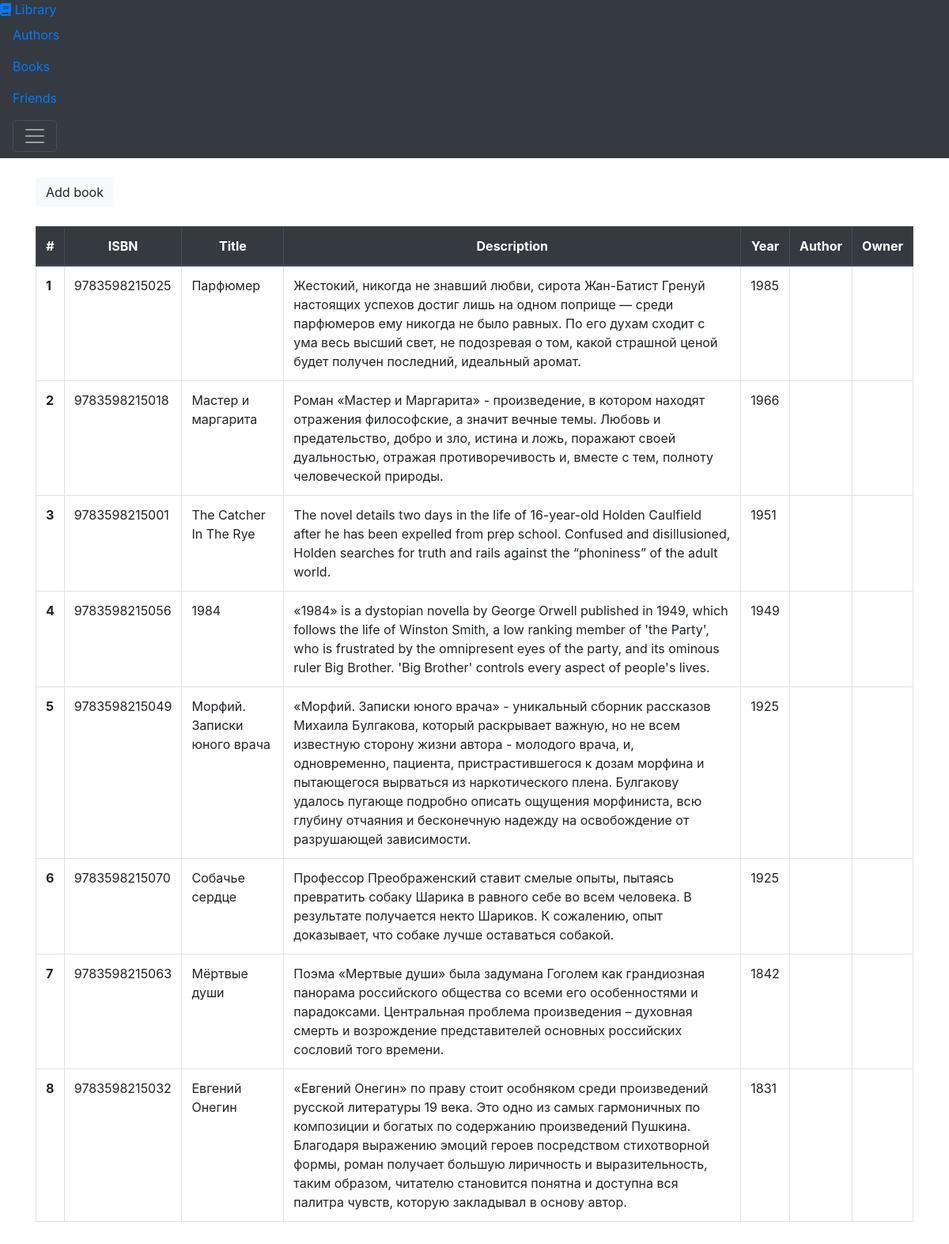
The page /book/ on the database as committed earlier.
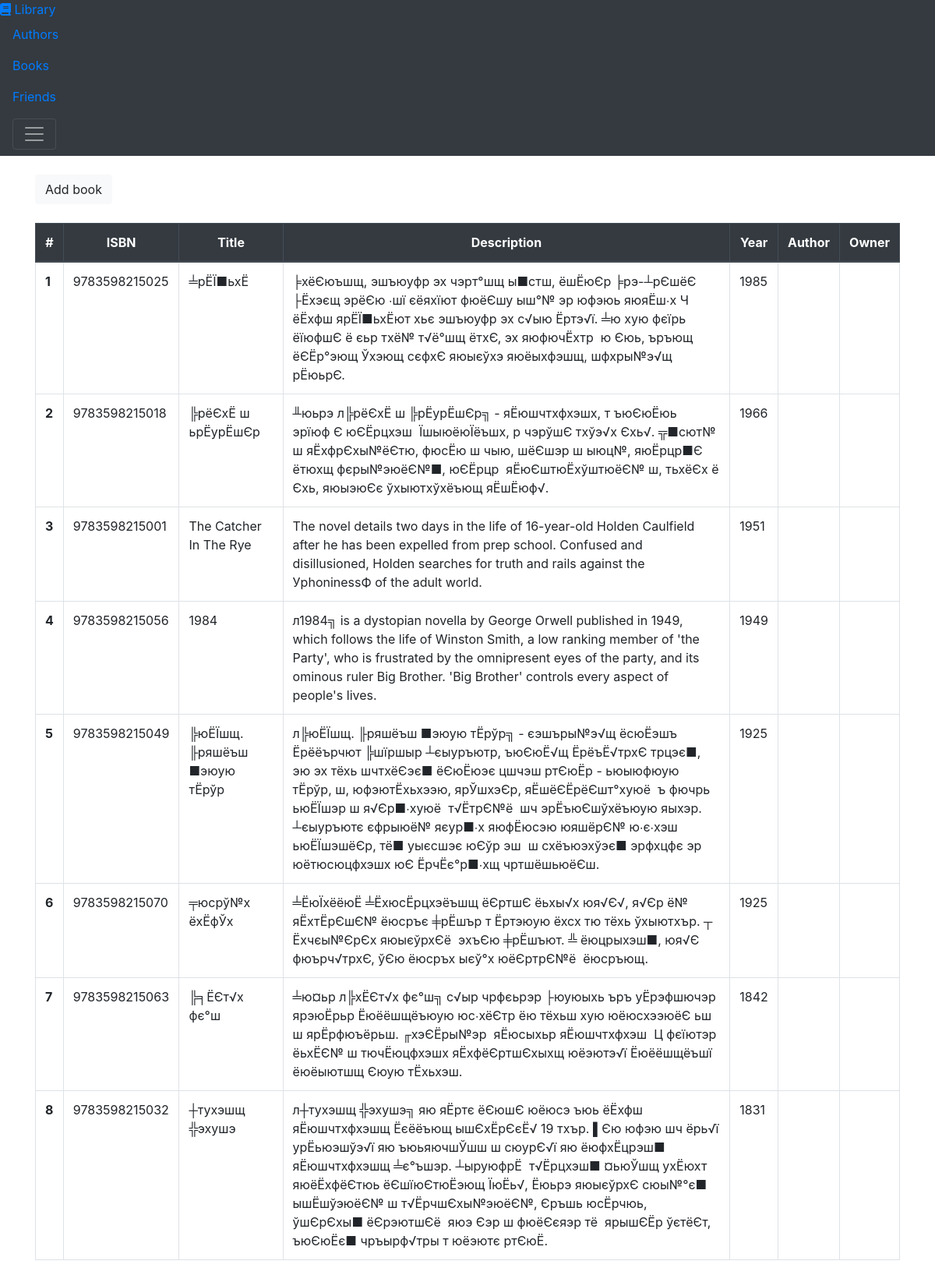
The same page on the database as committed later.
### library/models.py (models this page shows, shortened)
class Book(models.Model):
    ISBN = models.CharField(max_length=13)
    title = models.CharField(max_length=50)
    description = models.TextField()
    year_release = models.SmallIntegerField()
    author = models.ForeignKey(
        Author,
        on_delete=models.CASCADE,
        null=True
    )
    current_owner = models.ForeignKey(
        Friend,
        on_delete=models.SET_NULL,
        null=True,
        blank=True
    )
    class Meta:
        verbose_name = 'Книга'
        verbose_name_plural = 'Книги'

### library/views.py (the view)
class BookList(ObjectListMixin, ListView):
    model = Book
    template_name = 'book/book_list.html'
    ordering = '-year_release'

### library/utils.py (called while the page is built)
    def get_context_data(self, **kwargs):
        context = super().get_context_data(**kwargs)
        standart_data = {
            'title': self.model.__name__.lower() + 's',
            'model': self.model.__name__.lower()
        }
        context.update(standart_data)
        context.update(self.data)
        return context

### library/templates/book/book_list.html
{% extends 'table_display.html' %}
{% block tablehead %}
    <th scope="col">ISBN</th>
    <th scope="col">Title</th>
    <th scope="col">Description</th>
    <th scope="col">Year</th>
    <th scope="col">Author</th>
    <th scope="col">Owner</th>
{% endblock %}
{% block tablebody %}
    <td>{{ object.ISBN }}</td>
    <td>{{ object.title }}</td>
    <td>{{ object.description }}</td>
    <td>{{ object.year_release }}</td>
    <td>{{ object.author.full_name }}</td>
    <td>{{ object.current_owner.full_name }}</td>
{% endblock %}

### library/templates/table_display.html (shortened to what this page needs)
{% extends 'index.html' %}
{% block content %}
{% with 'library:'|add:model|add:'_create' as form_url %}
    <a href="{% url form_url %}">
        <button class="btn btn-light mb-4">Add {{ model }}</button>
    </a>
{% endwith %}
<table class="table table-hover table-bordered">
    <thead class="thead-dark text-center">
        <tr>
            <th scope="col">#</th>
            {% block tablehead %}{% endblock %}
        </tr>
    </thead>
    <tbody>
        {% for object in object_list %}
            <tr>
                <th scope="row">{{ forloop.counter }}</th>
                {% block tablebody %}{% endblock %}
            </tr>
        {% endfor %}
    </tbody>
</table>
{% endblock %}

### library/templates/index.html (shortened to what this page needs)
<!DOCTYPE html>
{% load staticfiles %}
<html lang="ru">
<head>
    <link rel="stylesheet" href="https://stackpath.bootstrapcdn.com/bootstrap/4.4.1/css/bootstrap.min.css">
    <link rel="stylesheet" href="https://cdnjs.cloudflare.com/ajax/libs/jasny-bootstrap/4.0.0/css/jasny-bootstrap.min.css">
</head>
<body>
    <nav
      class="navmenu navmenu-inverse navmenu-fixed-left offcanvas"
      id="navmenu" role="navigation" style="background-color: #343A40;"
    >
      <a class="navmenu-brand" href="{% url 'library:home' %}">
          <i class="fas fa-book"></i>
          Library
      </a>
      <ul class="nav navmenu-nav flex-column">
        <li class="nav-item">
            <a class="nav-link" href="{% url 'library:author_list' %}">Authors</a>
        </li>
        <li class="nav-item">
            <a class="nav-link" href="{% url 'library:book_list' %}">Books</a>
        </li>
        <li class="nav-item">
            <a class="nav-link" href="{% url 'library:friend_list' %}">Friends</a>
        </li>
      </ul>
    </nav>
    <header class="navbar navbar-dark bg-dark sticky-top">
      <button class="navbar-toggler" data-toggle="offcanvas" data-target="#navmenu">
        <span class="navbar-toggler-icon"></span>
      </button>
    </header>
    <div class="container py-4">
      {% block content %}{% endblock %}
    </div>
</body>
</html>

### library/templates/table_display.html (style rules this page uses)
.table thead th { vertical-align: middle; }

Rows that differ between the two databases and show on the page:
changed Book: title "Парфюмер" → "╧рЁЇ■ьхЁ"; description "Жестокий, никогда не знавший любви, сирота Жан-Батист Гренуй настоящих успехов достиг лишь на одном поприще — среди парфюмеров ему никогда не было равных. По его духам сходит с ума весь высший свет, не подозревая о том, какой страшной ценой будет получен последний, идеальный аромат." → "╞хёЄюъшщ, эшъюуфр эх чэрт°шщ ы■стш, ёшЁюЄр ╞рэ-┴рЄшёЄ ├Ёхэєщ эрёЄю ∙шї єёяхїют фюёЄшу ыш°№ эр юфэюь яюяЁш∙х Ч ёЁхфш ярЁЇ■ьхЁют хьє эшъюуфр эх с√ыю Ёртэ√ї. ╧ю хую фєїрь ёїюфшЄ ё єьр тхё№ т√ё°шщ ётхЄ, эх яюфючЁхтр ю Єюь, ъръющ ёЄЁр°эющ Ўхэющ сєфхЄ яюыєўхэ яюёыхфэшщ, шфхры№э√щ рЁюьрЄ."
changed Book: title "Мастер и маргарита" → "╠рёЄхЁ ш ьрЁурЁшЄр"; description "Роман «Мастер и Маргарита» - произведение, в котором находят отражения философские, а значит вечные темы. Любовь и предательство, добро и зло, истина и ложь, поражают своей дуальностью, отражая противоречивость и, вместе с тем, полноту человеческой природы." → "╨юьрэ л╠рёЄхЁ ш ╠рЁурЁшЄр╗ - яЁюшчтхфхэшх, т ъюЄюЁюь эрїюф Є юЄЁрцхэш ЇшыюёюЇёъшх, р чэрўшЄ тхўэ√х Єхь√. ╦■сют№ ш яЁхфрЄхы№ёЄтю, фюсЁю ш чыю, шёЄшэр ш ыюц№, яюЁрцр■Є ётюхщ фєры№эюёЄ№■, юЄЁрцр яЁюЄштюЁхўштюёЄ№ ш, тьхёЄх ё Єхь, яюыэюЄє ўхыютхўхёъющ яЁшЁюф√."
changed Book "The Catcher In The Rye": description "…and rails against the “phoniness” of the adult world." → "…and rails against the УphoninessФ of the adult world."
changed Book: description "«1984» is a dystopian novella…" → "л1984╗ is a dystopian novella…"
changed Book: title "Морфий. Записки юного врача" → "╠юЁЇшщ. ╟ряшёъш ■эюую тЁрўр"; description "«Морфий. Записки юного врача» - уникальный сборник рассказов Михаила Булгакова, который раскрывает важную, но не всем известную сторону жизни автора - молодого врача, и, одновременно, пациента, пристрастившегося к дозам морфина и пытающегося вырваться из наркотического плена. Булгакову удалось пугающе подробно описать ощущения морфиниста, всю глубину отчаяния и бесконечную надежду на освобождение от разрушающей зависимости." → "л╠юЁЇшщ. ╟ряшёъш ■эюую тЁрўр╗ - єэшъры№э√щ ёсюЁэшъ Ёрёёърчют ╠шїршыр ┴єыуръютр, ъюЄюЁ√щ ЁрёъЁ√трхЄ трцэє■, эю эх тёхь шчтхёЄэє■ ёЄюЁюэє цшчэш ртЄюЁр - ьюыюфюую тЁрўр, ш, юфэютЁхьхээю, ярЎшхэЄр, яЁшёЄЁрёЄшт°хуюё ъ фючрь ьюЁЇшэр ш я√Єр■∙хуюё т√ЁтрЄ№ё шч эрЁъюЄшўхёъюую яыхэр. ┴єыуръютє єфрыюё№ яєур■∙х яюфЁюсэю юяшёрЄ№ ю∙є∙хэш ьюЁЇшэшёЄр, тё■ уыєсшэє юЄўр эш ш схёъюэхўэє■ эрфхцфє эр юётюсюцфхэшх юЄ ЁрчЁє°р■∙хщ чртшёшьюёЄш."
changed Book: title "Собачье сердце" → "╤юсрў№х ёхЁфЎх"; description "Профессор Преображенский ставит смелые опыты, пытаясь превратить собаку Шарика в равного себе во всем человека. В результате получается некто Шариков. К сожалению, опыт доказывает, что собаке лучше оставаться собакой." → "╧ЁюЇхёёюЁ ╧ЁхюсЁрцхэёъшщ ёЄртшЄ ёьхы√х юя√Є√, я√Єр ё№ яЁхтЁрЄшЄ№ ёюсръє ╪рЁшър т Ёртэюую ёхсх тю тёхь ўхыютхър. ┬ Ёхчєы№ЄрЄх яюыєўрхЄё эхъЄю ╪рЁшъют. ╩ ёюцрыхэш■, юя√Є фюърч√трхЄ, ўЄю ёюсръх ыєў°х юёЄртрЄ№ё ёюсръющ."
changed Book: title "Мёртвые души" → "╠╕ЁЄт√х фє°ш"; description "Поэма «Мертвые души» была задумана Гоголем как грандиозная панорама российского общества со всеми его особенностями и парадоксами. Центральная проблема произведения – духовная смерть и возрождение представителей основных российских сословий того времени." → "╧ю¤ьр л╠хЁЄт√х фє°ш╗ с√ыр чрфєьрэр ├юуюыхь ъръ уЁрэфшючэр ярэюЁрьр Ёюёёшщёъюую юс∙хёЄтр ёю тёхьш хую юёюсхээюёЄ ьш ш ярЁрфюъёрьш. ╓хэЄЁры№эр яЁюсыхьр яЁюшчтхфхэш Ц фєїютэр ёьхЁЄ№ ш тючЁюцфхэшх яЁхфёЄртшЄхыхщ юёэютэ√ї Ёюёёшщёъшї ёюёыютшщ Єюую тЁхьхэш."
changed Book: title "Евгений Онегин" → "┼тухэшщ ╬эхушэ"; description "«Евгений Онегин» по праву стоит особняком среди произведений русской литературы 19 века. Это одно из самых гармоничных по композиции и богатых по содержанию произведений Пушкина. Благодаря выражению эмоций героев посредством стихотворной формы, роман получает большую лиричность и выразительность, таким образом, читателю становится понятна и доступна вся палитра чувств, которую закладывал в основу автор." → "л┼тухэшщ ╬эхушэ╗ яю яЁртє ёЄюшЄ юёюсэ ъюь ёЁхфш яЁюшчтхфхэшщ Ёєёёъющ ышЄхЁрЄєЁ√ 19 тхър. ▌Єю юфэю шч ёрь√ї урЁьюэшўэ√ї яю ъюьяючшЎшш ш сюурЄ√ї яю ёюфхЁцрэш■ яЁюшчтхфхэшщ ╧є°ъшэр. ┴ыруюфрЁ т√Ёрцхэш■ ¤ьюЎшщ ухЁюхт яюёЁхфёЄтюь ёЄшїюЄтюЁэющ ЇюЁь√, Ёюьрэ яюыєўрхЄ сюы№°є■ ышЁшўэюёЄ№ ш т√ЁрчшЄхы№эюёЄ№, Єръшь юсЁрчюь, ўшЄрЄхы■ ёЄрэютшЄё яюэ Єэр ш фюёЄєяэр тё ярышЄЁр ўєтёЄт, ъюЄюЁє■ чръырф√тры т юёэютє ртЄюЁ."
